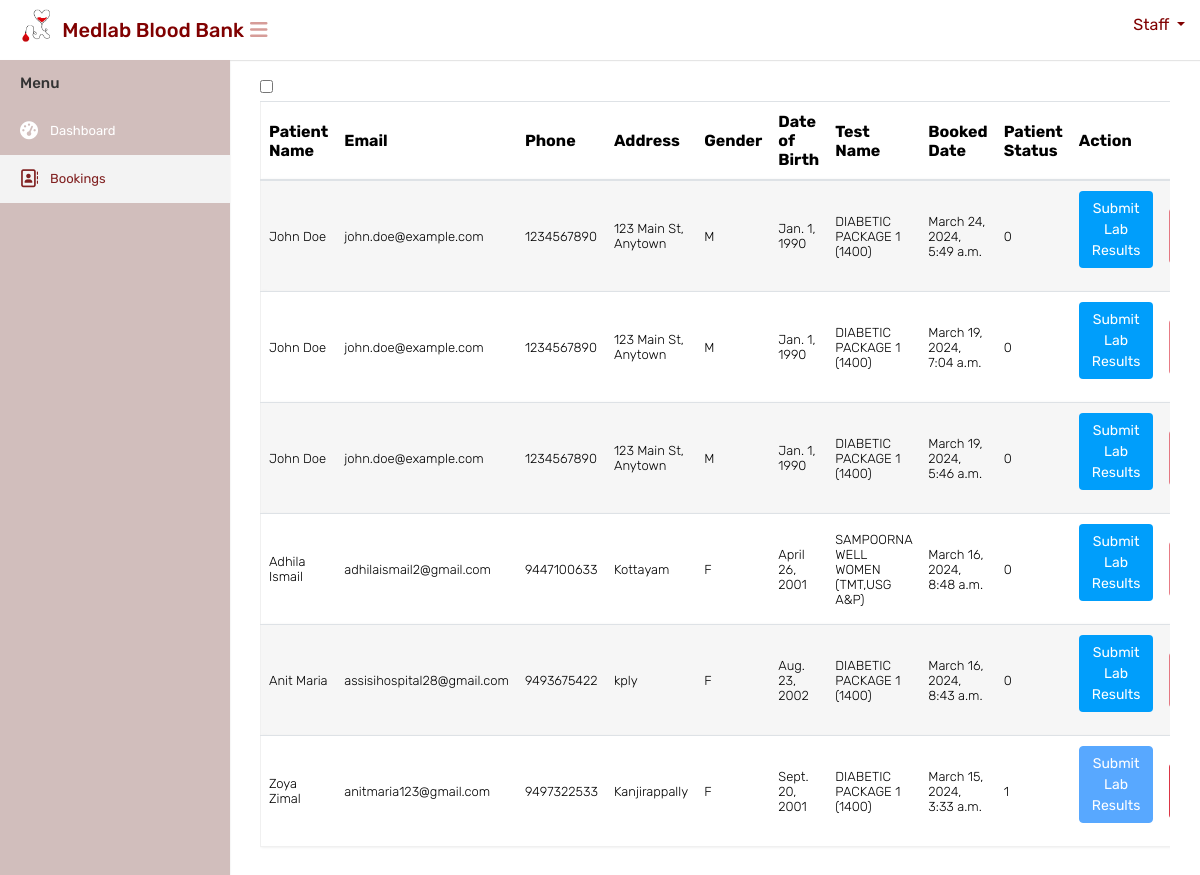
The page /labtestbookings on the database its author committed.
### website/models.py (models this page shows, shortened)
class Booking(models.Model):
    STATUS_CHOICES = (
        ('booked', 'Booked'),
        ('cancelled', 'Cancelled'),
        ('expired', 'Expired'),
    )
    patient = models.ForeignKey(Patient, on_delete=models.CASCADE)
    booked_date = models.DateTimeField(auto_now_add=True)
    test_date = models.DateField( null=True,blank=True)
    status = models.CharField(max_length=20, choices=STATUS_CHOICES, default='booked')

class Patient(models.Model):
    user = models.ForeignKey(CustomUser, on_delete=models.CASCADE, default=1, related_name='patient_user')
    full_name = models.CharField(max_length=255)
    email = models.EmailField()
    phone = models.CharField(max_length=15)
    address = models.TextField()
    gender = models.CharField(max_length=1, choices=[('M', 'Male'), ('F', 'Female'), ('O', 'Other')])
    date_of_birth = models.DateField()
    selected_test = models.ForeignKey(LaboratoryTest, on_delete=models.SET_NULL, null=True, blank=True)
    status = models.IntegerField(default=0)

class LaboratoryTest(models.Model):
    test_name = models.CharField(max_length=255)
    test_price = models.DecimalField(max_digits=10, decimal_places=2)
    package_details = models.JSONField()

### website/views.py (the view)
# urls.py: path('labtestbookings',views.labtestbookings, name='labtestbookings'),
def labtestbookings(request):
    appointments = Booking.objects.all()
    test_name= Patient.objects
    context = {'appointments': appointments}
    return render(request, 'labstaff/viewbookings.html', context)

### templates/labstaff/viewbookings.html (shortened to what this page needs)
{% load static %}
<html lang="en">
<head>
    <link rel="stylesheet" type="text/css" href="{% static 'mainuser/css/bootstrap.min.css' %}">
    <link rel="stylesheet" type="text/css" href="{% static 'mainuser/css/font-awesome.min.css' %}">
    <link rel="stylesheet" type="text/css" href="{% static 'mainuser/css/select2.min.css' %}">
    <link rel="stylesheet" type="text/css" href="{% static 'mainuser/css/style.css' %}">
	<link href="https://gitcdn.github.io/bootstrap-toggle/2.2.2/css/bootstrap-toggle.min.css" rel="stylesheet">
</head>
<body>
    <div class="main-wrapper">
        <div class="header" style="background-color:white;height:60px;">
			<div class="header-left">
				<a href="{% url 'adminindex' %}" class="logo" style="color: black;">
					<img src="{% static 'mainuser/img/logocopy.png' %}" width="75" height="40" alt="" style="margin-left:15px"> <span style="color: maroon;font-size: 20px;margin-top:10px; margin-left:-10px;white-space: nowrap;">Medlab Blood Bank</span>
				</a>
			</div>
			<a id="toggle_btn" href="javascript:void(0);" style="color:#d69c98;margin-top:20px;margin-left:10px;"><i class="fa fa-bars"></i></a>
            <ul class="nav user-menu float-right">
                <li class="nav-item dropdown has-arrow">
                    <a href="#" class="dropdown-toggle nav-link user-link" data-toggle="dropdown"style="color:maroon">
						<span style="color:maroon;">Staff</span>
                    </a>
                </li>
            </ul>
        </div>
        <div class="sidebar" id="sidebar">
            <div class="sidebar-inner slimscroll">
                <div id="sidebar-menu" class="sidebar-menu">
                    <ul>
                        <li class="menu-title">Menu</li>
                        <li>
                            <a href="{% url 'labstaffindex' %}"><i class="fa fa-dashboard"></i> <span>Dashboard</span></a>
                        </li>
						<li  class="active">
                            <a href="{% url 'labtestbookings' %}"><i class="fa fa-address-book-o"></i> <span>Bookings</span></a>
                        </li>
                    </ul>
                </div>
            </div>
        </div>
        <div class="page-wrapper">
            <div class="content">
				<div class="checkbox">
					<label>
						<input id="toggle-switch" type="checkbox" data-toggle="toggle" data-on="Online Test" data-off="Normal Test" data-onstyle="primary" data-offstyle="danger">
					</label>
				</div>
                <div class="row">
                    <div class="col-md-12">
                        <div class="table-responsive">
                            <table class="table table-striped custom-table table-online-test">
                                <thead>
                                    <tr>
                                        <th>Patient Name</th>
                                        <th>Email</th>
                                        <th>Phone</th>
                                        <th>Address</th>
                                        <th>Gender</th>
                                        <th>Date of Birth</th>
                                        <th>Test Name</th>
                                        <th>Booked Date</th>
										<th>Patient Status</th>
										<th>Action</th>
										<th>Lab Report</th>
                                    </tr>
                                </thead>
                                <tbody>
                                    {% for appointment in appointments|dictsortreversed:"booked_date" %}
                                        <tr>
                                            <td>{{ appointment.patient.full_name }}</td>
                                            <td>{{ appointment.patient.email }}</td>
                                            <td>{{ appointment.patient.phone }}</td>
                                            <td>{{ appointment.patient.address }}</td>
                                            <td>{{ appointment.patient.gender }}</td>
                                            <td>{{ appointment.patient.date_of_birth }}</td>
                                            <td>{{ appointment.patient.selected_test.test_name }}</td>
											<td>{{ appointment.booked_date }}</td>
											<td>{{ appointment.patient.status }}</td>
											<td>
												<form id="lab_results_form_{{ appointment.id }}" action="{% url 'submit_lab_results' %}" method="post">
													{% if lab_results_saved %}
														<button type="submit" class="btn btn-primary" disabled>
															Submit Lab Results
														</button>
													{% elif appointment.patient.status == 1 %}
														<button type="submit" class="btn btn-primary disabled-button" disabled>
															Submit Lab Results
														</button>
													{% else %}
														<button type="submit" class="btn btn-primary">
															Submit Lab Results
														</button>
													{% endif %}
												</form>
											</td>
											<td>
											</td>
                                        </tr>
                                    {% endfor %}
                                </tbody>
                            </table>
                        </div>
                    </div>
                </div>
            </div>
		</div>
    </div>
</body>
</html>

### rows shown on the page
Booking: patient.full_name "John Doe", patient.email "john.doe@example.com", patient.phone "1234567890", patient.address "123 Main St, Anytown", patient.gender "M", patient.date_of_birth "Jan. 1, 1990", patient.selected_test.test_name "DIABETIC PACKAGE 1 (1400)", booked_date "March 24, 2024, 5:49 a.m.", patient.status "0", shows "Submit Lab Results"
Booking: patient.full_name "John Doe", patient.email "john.doe@example.com", patient.phone "1234567890", patient.address "123 Main St, Anytown", patient.gender "M", patient.date_of_birth "Jan. 1, 1990", patient.selected_test.test_name "DIABETIC PACKAGE 1 (1400)", booked_date "March 19, 2024, 7:04 a.m.", patient.status "0", shows "Submit Lab Results"
Booking: patient.full_name "John Doe", patient.email "john.doe@example.com", patient.phone "1234567890", patient.address "123 Main St, Anytown", patient.gender "M", patient.date_of_birth "Jan. 1, 1990", patient.selected_test.test_name "DIABETIC PACKAGE 1 (1400)", booked_date "March 19, 2024, 5:46 a.m.", patient.status "0", shows "Submit Lab Results"
Booking: patient.full_name "Adhila Ismail", patient.email "adhilaismail2@gmail.com", patient.phone "9447100633", patient.address "Kottayam", patient.gender "F", patient.date_of_birth "April 26, 2001", patient.selected_test.test_name "SAMPOORNA WELL WOMEN (TMT,USG A&P)", booked_date "March 16, 2024, 8:48 a.m.", patient.status "0", shows "Submit Lab Results"
Booking: patient.full_name "Anit Maria", patient.email "assisihospital28@gmail.com", patient.phone "9493675422", patient.address "kply", patient.gender "F", patient.date_of_birth "Aug. 23, 2002", patient.selected_test.test_name "DIABETIC PACKAGE 1 (1400)", booked_date "March 16, 2024, 8:43 a.m.", patient.status "0", shows "Submit Lab Results"
Booking: patient.full_name "Zoya Zimal", patient.email "anitmaria123@gmail.com", patient.phone "9497322533", patient.address "Kanjirappally", patient.gender "F", patient.date_of_birth "Sept. 20, 2001", patient.selected_test.test_name "DIABETIC PACKAGE 1 (1400)", booked_date "March 15, 2024, 3:33 a.m.", patient.status "1", shows "Submit Lab Results"
